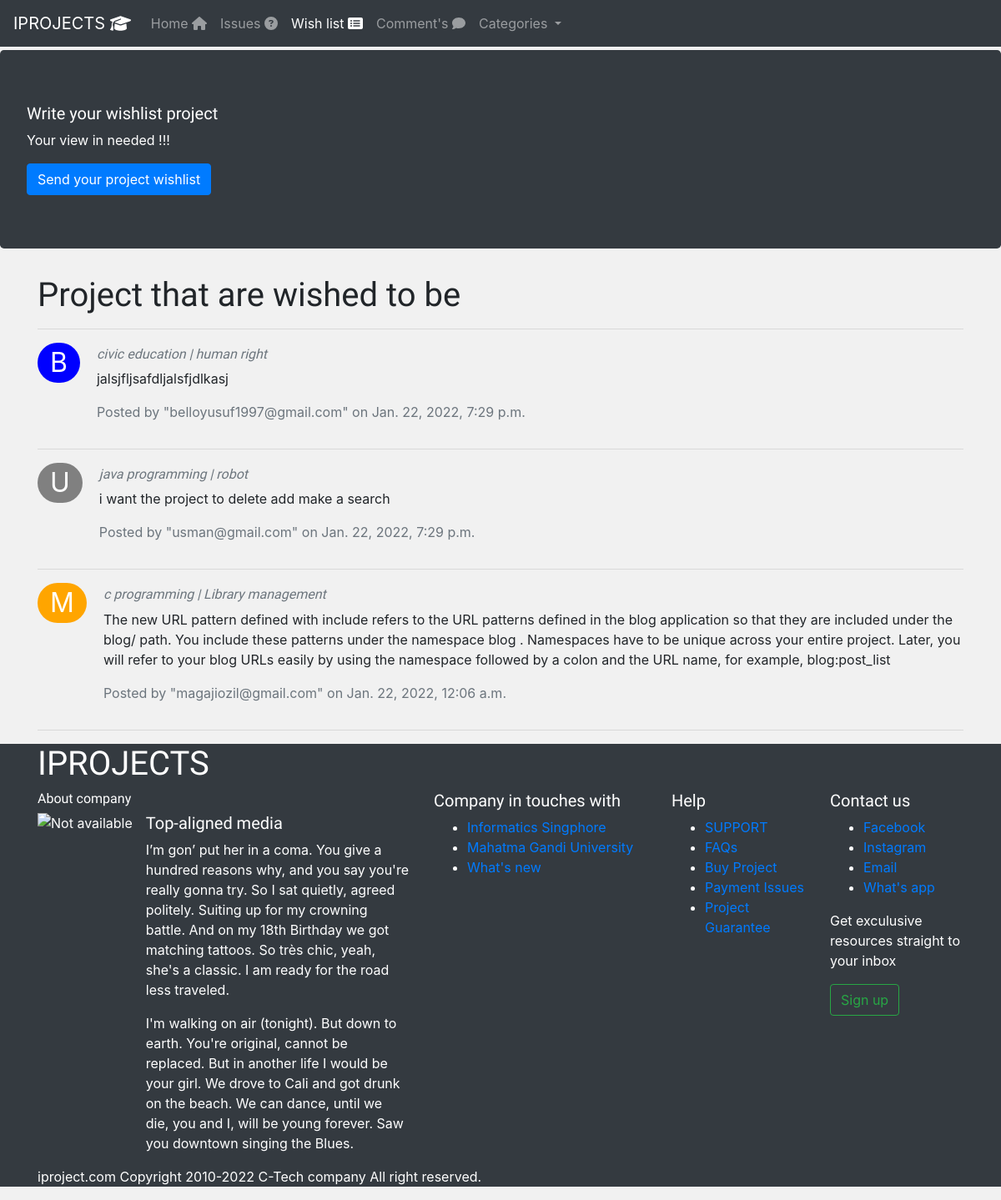
The page /content/wishlist/ on the database as committed earlier.
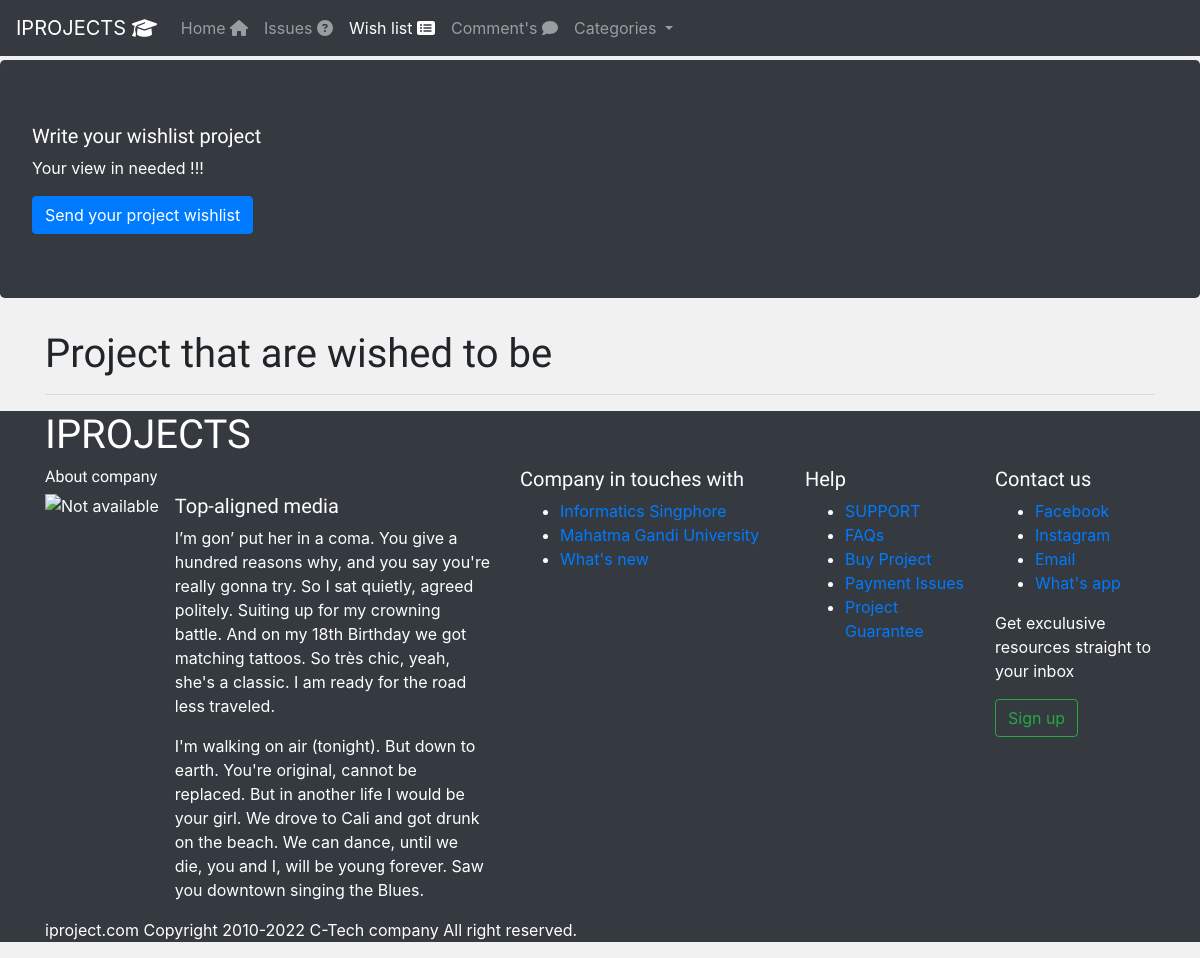
The same page on the database as committed later.
### content/models.py (models this page shows, shortened)
class Wishlist(models.Model):
    course = models.CharField(("Course Name"), max_length=150)
    topic = models.CharField(("Project Topic"), max_length=50)
    description = models.TextField(('Project Description'))
    created = models.DateTimeField(auto_now=False, auto_now_add=True)
    email = models.EmailField(("Email"), max_length=254)
    class Meta:
        ordering = ('-created',)

### content/views.py (the view)
# urls.py: path('wishlist/', views.user_wishlist, name='wishlist'),
def user_wishlist(request):
    categories = Category.objects.all()
    """ function that would handle a use wishlist """
    wishlist = Wishlist.objects.all()
    if request.method=='POST':
        form = Customerform(request.POST)
        if form.is_valid():
            form.save()
            messages.add_message(request, messages.INFO, "Thanks for telling us your wish project")
            return redirect('/content/wishlist/')
    else:
        form = Customerform()
    context = {'form':form,
               'wishlist':wishlist,
               'categories':categories,
               'section':'user_wishlist'}
    return render(request,'content/wish.html', context)

### content/templates/content/wish.html (shortened to what this page needs)
{% extends 'base.html' %}
{% load static %}
{% block content %}
<div class="jumbotron" style="margin-top: 5%; background-color:#343A40; color:white">
  <h5>Write your wishlist project </h5>
  <p>Your view in needed !!!</p>
  <button type="button" class="btn btn-primary" data-toggle="modal" data-target="#staticBackdrop">
    Send your project wishlist
  </button>
</div>
<div class="container">
      <h1>Project that are wished to be </h1>
      <hr>
      {% for  wish in wishlist %}
      <ul class="list-unstyled">
        {% if wish.email|slice:':1' in 'a,b,c,d' %}
        <li class="media">
          <span style="background-color:blue;
                        color:white; font-size:xx-large;
                        padding-right:15px; padding-left:15px; border-radius:100em;">
                      {{ wish.email|slice:":1"|capfirst }} </span>
          <div class="media-body" style="padding-left: 20px;">
            <h6><i class="text-muted">{{ wish.course }} | {{ wish.topic }}</i></h6>
            <p style="padding-right: 5px solid brown;"> {{ wish.description }}</p>
            <p class="text-muted">Posted by "{{ wish.email }}" on {{ wish.created }}</p>
          </div>
        </li>
        {% elif wish.email|slice:':1' in 'k,l,m,n,o'%}
        <li class="media">
          <span style="background-color:orange;
                        color:white; font-size:xx-large;
                        padding-right:15px; padding-left:15px; border-radius:100em;">
                      {{ wish.email|slice:":1"|capfirst }} </span>
          <div class="media-body" style="padding-left: 20px;">
            <h6><i class="text-muted">{{ wish.course }} | {{ wish.topic }}</i></h6>
            <p style="padding-right: 5px solid brown;"> {{ wish.description }}</p>
            <p class="text-muted">Posted by "{{ wish.email }}" on {{ wish.created }}</p>
          </div>
        </li>
        {% else %}
        <li class="media">
          <span style="background-color:gray;
                        color:white; font-size:xx-large;
                        padding-right:15px; padding-left:15px; border-radius:100em;">
                      {{ wish.email|slice:":1"|capfirst }} </span>
          <div class="media-body" style="padding-left: 20px;">
            <h6><i class="text-muted">{{ wish.course }} | {{ wish.topic }}</i></h6>
            <p style="padding-right: 5px solid brown;"> {{ wish.description }}</p>
            <p class="text-muted">Posted by "{{ wish.email }}" on {{ wish.created }}</p>
          </div>
        </li>
      </ul>
      {% endif %}
      <hr>
    {% endfor %}
</div>
{% endblock content %}

Rows that differ between the two databases and show on the page:
removed Wishlist: email "B", course "civic education", topic "human right", description "jalsjfljsafdljalsfjdlkasj", email "belloyusuf1997@gmail.com", created "Jan. 22, 2022, 7:29 p.m."
removed Wishlist: email "U", course "java programming", topic "robot", description "i want the project to delete add make a search", email "usman@gmail.com", created "Jan. 22, 2022, 7:29 p.m."
removed Wishlist: email "M", course "c programming", topic "Library management", description "The new URL pattern defined with include refers to the URL patterns defined in the blog application so that they are included under the blog/ path. You include these patterns under the namespace blog . Namespaces have to be unique across your entire project. Later, you will refer to your blog URLs easily by using the namespace followed by a colon and the URL name, for example, blog:post_list", email "magajiozil@gmail.com", created "Jan. 22, 2022, 12:06 a.m."
